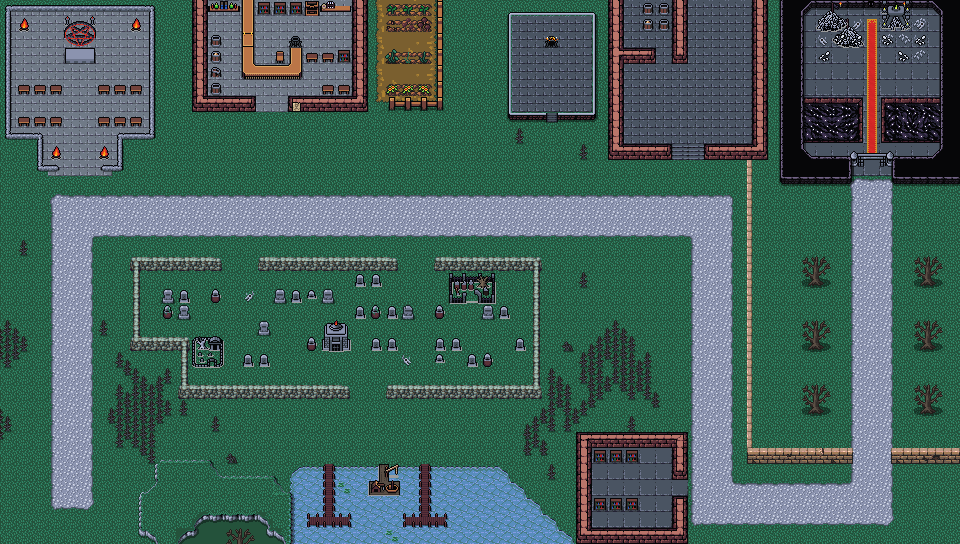

A level layout from a 2D game, rendered from its tile map. Below: a short description, then the map file with tile-grid data replaced by summaries:
An orthogonal 60x34 tile map with 16x16 px tiles, 4 tile layers (Tile Layer 1, Tile Layer 2, Tile Layer 3, Tile Layer 4), 5 tilesets and 76 objects.

<map version="1.10" tiledversion="1.10.1" orientation="orthogonal" renderorder="right-down" width="60" height="34" tilewidth="16" tileheight="16" infinite="0" nextlayerid="8" nextobjectid="290">
 <properties>
  <property name="canFailDungeon" type="bool" value="true" />
  <property name="respawnEnemies" type="bool" value="true" />
 </properties>
 <tileset firstgid="1" source="../../../tileset/main.tsx" />
 <tileset firstgid="10113" source="../../../tileset/buildings.tsx" />
 <tileset firstgid="11905" source="../../../tileset/buildings-nocollide.tsx" />
 <tileset firstgid="13697" source="../../../tileset/main-nocollide.tsx" />
 <tileset firstgid="23809" source="../../../tileset/FarmFood.tsx" />
 <layer id="1" name="Tile Layer 1" width="60" height="34">
  <data>[2040 cells, 2016 non-empty, 44 distinct tile ids]</data>
 </layer>
 <layer id="3" name="Tile Layer 2" width="60" height="34">
  <data>[2040 cells, 520 non-empty, 57 distinct tile ids]</data>
 </layer>
 <layer id="4" name="Tile Layer 3" width="60" height="34">
  <properties>
   <property name="spriteLayer" type="bool" value="true" />
  </properties>
  <data>[2040 cells, 555 non-empty, 176 distinct tile ids]</data>
 </layer>
 <layer id="5" name="Tile Layer 4" width="60" height="34">
  <data>[2040 cells, 57 non-empty, 35 distinct tile ids]</data>
 </layer>
 <objectgroup id="2" name="Objects">
  <!-- 65 objects omitted --></objectgroup>
 <objectgroup id="7" name="Waypoints">
  <!-- 11 objects omitted --></objectgroup>
</map>
<!-- 76 of 76 objects omitted -->
